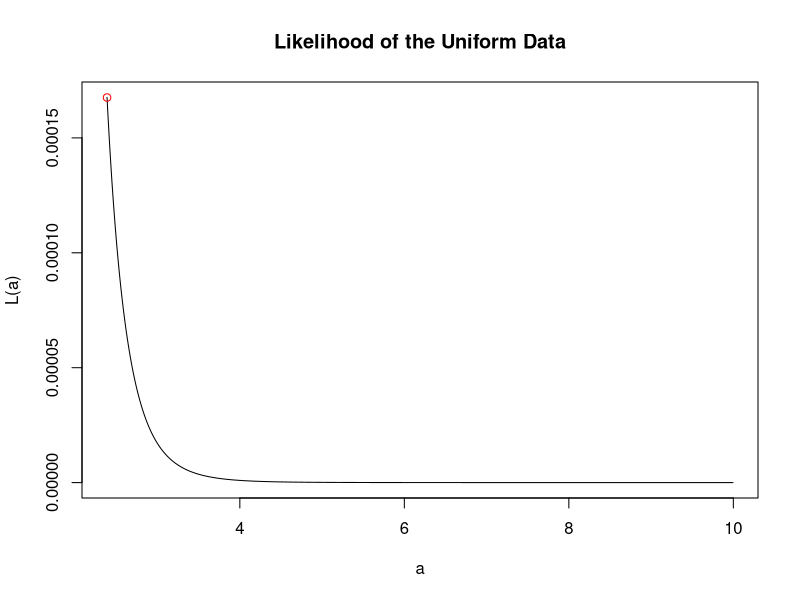
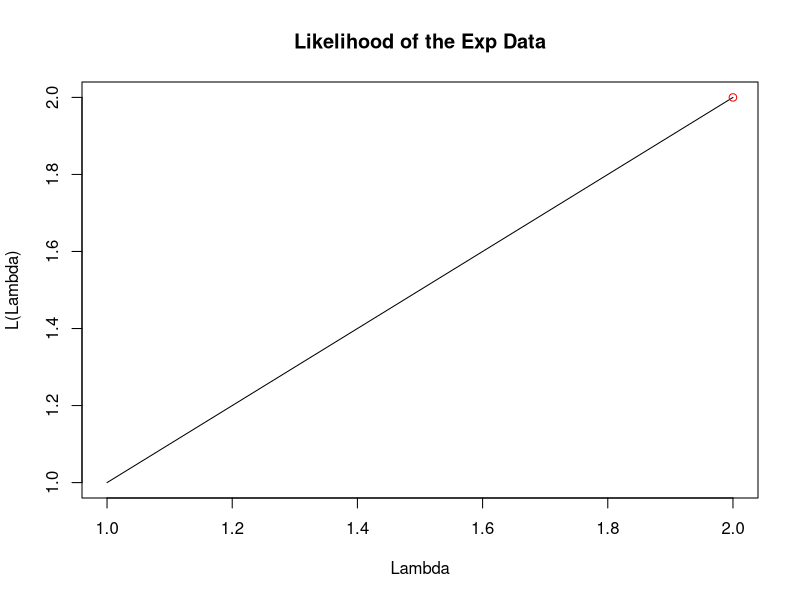

R code for these plots, in order:
############################################
# Problem 1: Maximum Likelihood Estimation #
############################################

#Likelihood Function (Probability of the Data)
like <- function(a,N) (1/a)^(N); 

#Data
n        = 10;   #<- Change this line
trueA    = 2.5;  #<- Change this line
data     = runif(n, min = 0, max = trueA);

#Maximize the Likelihood
lowerB = max(data); #<-Change this line
upperB = 10;
opt <- optimize(like, lower = lowerB, upper = upperB,
          N = n, maximum=TRUE)

pMax           = opt$maximum;
maxLikelihood  = opt$objective;

#Plot the Resutls
x = seq(lowerB,upperB,0.01);
plot(x,like(x,n),type='l',main="Likelihood of the Uniform Data",
     ylab="L(a)",xlab="a")
points(pMax,maxLikelihood,type='p',col='red')

############################################
# Problem 2: Maximum Likelihood Estimation #
############################################

#Read in the data file
dataFrame = read.csv(file = "testDataExp.csv");
data = dataFrame$x; #<-Only get the data values

like    <- function(lambda,data) lambda #< Change this line #lambda^(length(data))*exp(-lambda*sum(data))

#Maximize the Likelihood
lowerB = 1; #<- Change this value
upperB = 2; #<- Change this value
opt <- optimize(like, lower = lowerB, upper = upperB, data=data, maximum=TRUE)

pMax           = opt$maximum;
maxLikelihood  = opt$objective;

x = seq(lowerB,upperB,0.1);
plot(x,like(x,data),type='l',main="Likelihood of the Exp Data",
     ylab="L(Lambda)",xlab="Lambda")
points(pMax,maxLikelihood,type='p',col='red')
